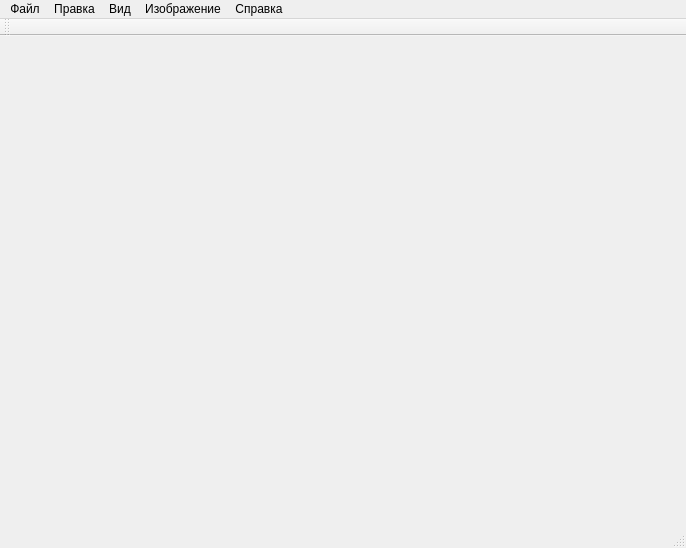
<?xml version="1.0" encoding="UTF-8"?>
<ui version="4.0">
 <class>MainWindow</class>
 <widget class="QMainWindow" name="MainWindow">
  <property name="geometry">
   <rect>
    <x>0</x>
    <y>0</y>
    <width>686</width>
    <height>548</height>
   </rect>
  </property>
  <property name="windowTitle">
   <string>MainWindow</string>
  </property>
  <widget class="QWidget" name="centralwidget"/>
  <widget class="QMenuBar" name="menubar">
   <property name="geometry">
    <rect>
     <x>0</x>
     <y>0</y>
     <width>686</width>
     <height>21</height>
    </rect>
   </property>
   <widget class="QMenu" name="menuFile">
    <property name="title">
     <string>Файл</string>
    </property>
   </widget>
   <widget class="QMenu" name="menuEdit">
    <property name="title">
     <string>Правка</string>
    </property>
   </widget>
   <widget class="QMenu" name="menuView">
    <property name="title">
     <string>Вид</string>
    </property>
   </widget>
   <widget class="QMenu" name="menuImage">
    <property name="title">
     <string>Изображение</string>
    </property>
   </widget>
   <widget class="QMenu" name="menuHelp">
    <property name="title">
     <string>Справка</string>
    </property>
   </widget>
   <addaction name="menuFile"/>
   <addaction name="menuEdit"/>
   <addaction name="menuView"/>
   <addaction name="menuImage"/>
   <addaction name="menuHelp"/>
  </widget>
  <widget class="QStatusBar" name="statusbar"/>
  <widget class="QToolBar" name="toolBar">
   <property name="windowTitle">
    <string>toolBar</string>
   </property>
   <attribute name="toolBarArea">
    <enum>TopToolBarArea</enum>
   </attribute>
   <attribute name="toolBarBreak">
    <bool>false</bool>
   </attribute>
  </widget>
 </widget>
 <resources/>
 <connections/>
</ui>
